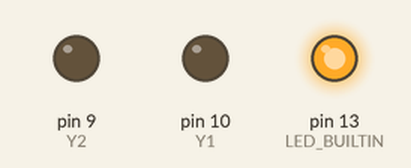
A sketch run on a simulated Arduino Uno, built with avr-gcc and run on an emulated ATmega328P. Parts: output pins drawn as LEDs (lit = HIGH). What the sketch prints to the serial monitor is not drawn.

Above: at 0.01 s.
At 0.99 s:
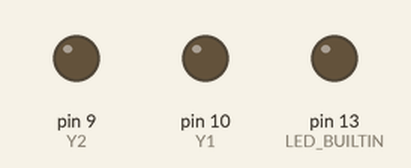
Timing chart, 0 to 2.5 s (numbered marks = the images above):
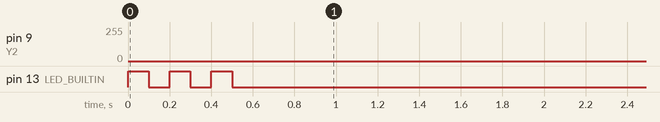

The sketch:

controle_basic.ino
```cpp
#define Y1 10
#define Y2 9
#define ArrayLength 255

#include "sine.h"
const auto f = 2;
char offset = 40;
double T = (1/(f*2*ArrayLength))*1000000; //dt entre chaque valeur de l'array en us
void setup() {
  Serial.begin(115200);
  // put your setup code here, to run once:
pinMode(Y1,OUTPUT);
pinMode(Y2,OUTPUT);
pinMode(LED_BUILTIN,OUTPUT);
for (int i =0;i<3;i++) {
digitalWrite(LED_BUILTIN,HIGH);
delay(100);
digitalWrite(LED_BUILTIN,LOW);
delay(100);

}
Serial.println(T);
/*
digitalWrite(Y1,HIGH);
digitalWrite(Y2,LOW);
delay(500);
digitalWrite(Y1,LOW);*/
}
unsigned long lastMicros =micros();
int lastI=0;
int i =0;
void loop() {
  // put your main code here, to run repeatedly:
 /*digitalWrite(Y1, HIGH);
 digitalWrite(Y2, LOW);
 delay(1000);
 digitalWrite(Y1,LOW);
 digitalWrite(Y2,HIGH);
 delay(1000);*/
 if ((micros()-lastMicros)>T) {
   i++;

   lastMicros = micros();
   if (i>=2*ArrayLength) {
     i=0;
   }
 }
 if (lastI != i ) {
 unsigned char si = min(sinus[i%ArrayLength],255);//max(sinus[i%ArrayLength],offset); //min(sinus[i%ArrayLength]+offset,255);
 //Serial.println(si);
si = map(si, 0,255, 0,255-offset) + offset;
 if (i<ArrayLength) {
   analogWrite(Y1, si);
   digitalWrite(Y2,0);
   //Serial.println(si);
 }
 else {
   analogWrite(Y2,si);
   digitalWrite(Y1,0);
   //Serial.println(-si);
 }
 Serial.println(i);
 lastI= i;
 }
 delayMicroseconds(1);


}
```

Source omitted: sine.h (data table, 1222 bytes)
